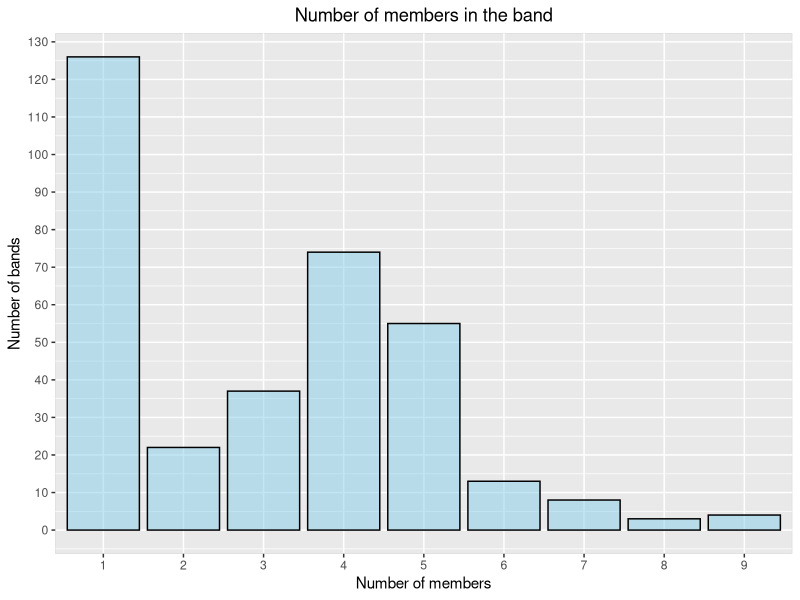
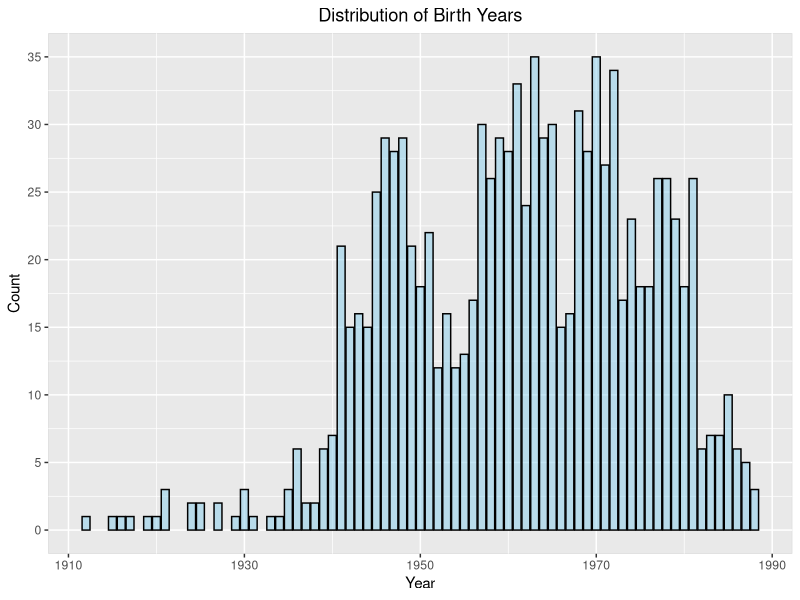
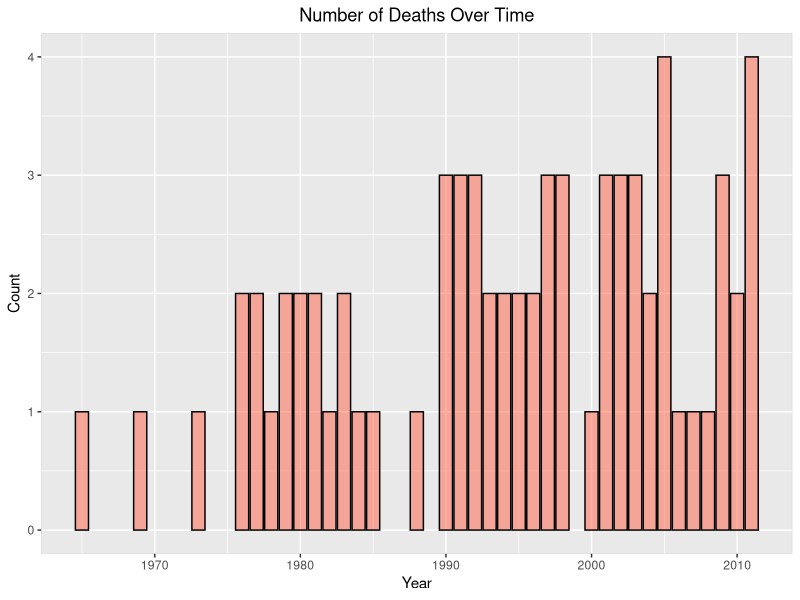
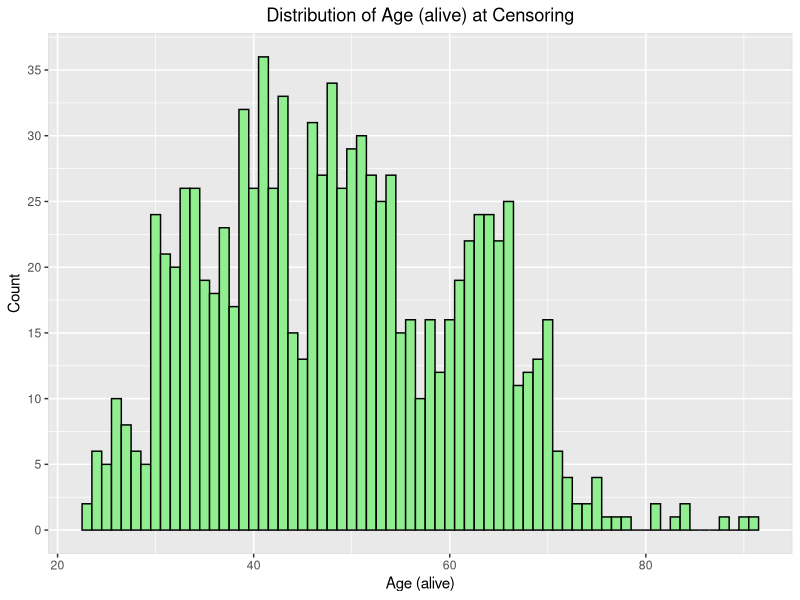
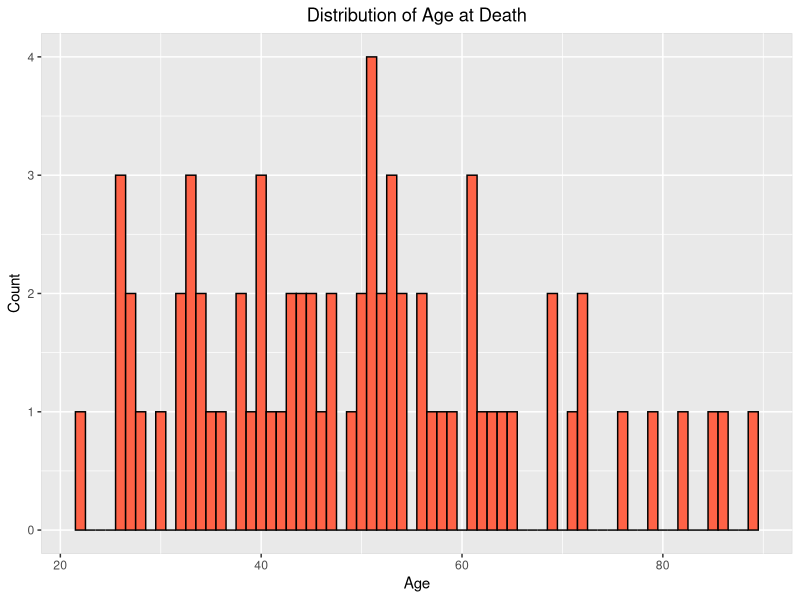
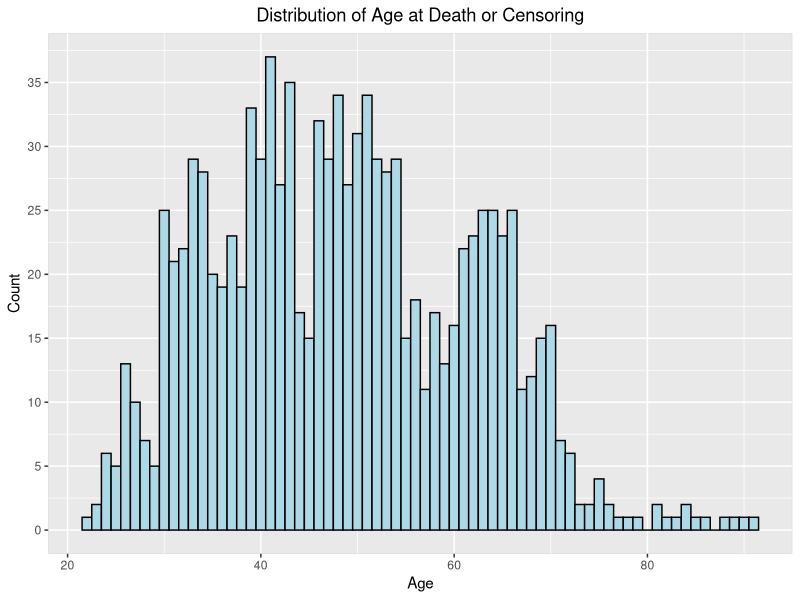
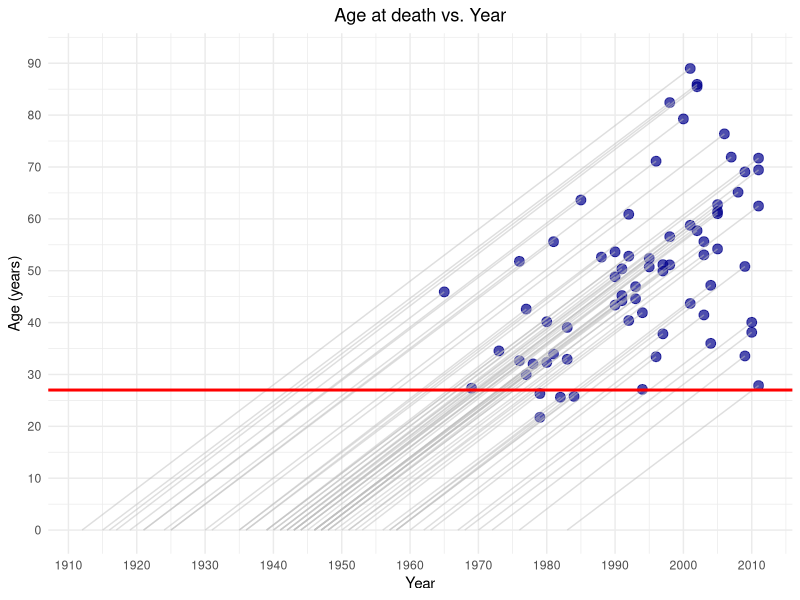
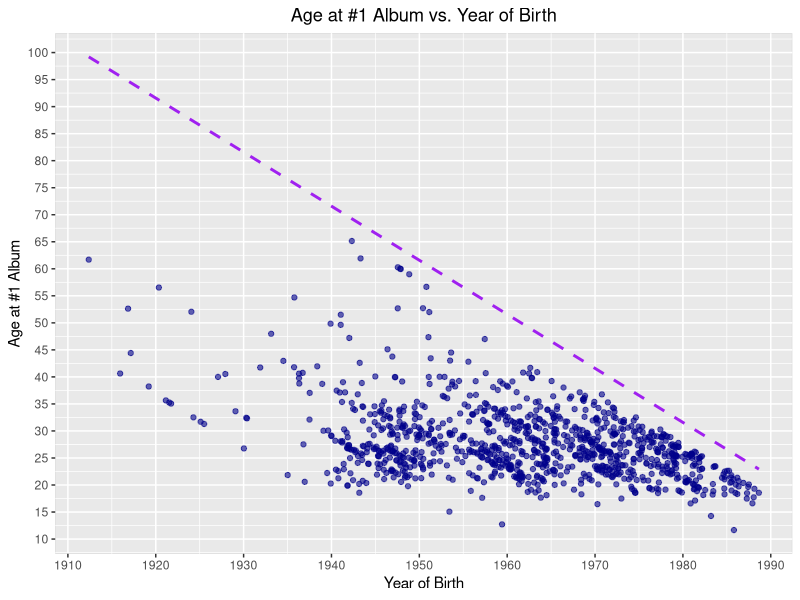

The R script that drew these images, in order: (Note: this script raises an error after producing the figures.)
# ==============================================================================
#                     Biostatistics 2024/2025 -  PROJECT 5
#                     Authors: Iza Danielewska, Dawid Poławski
# ==============================================================================

# Load necessary libraries for survival analysis and data visualization
library(ggplot2)
library(dplyr)
library(reshape2)
library(survminer)
library(survival)
library(fitdistrplus)

# Import the dataset
data <- read.csv("MusicianData.csv")

# ==============================================================================
# --------------------------- Exploratory Data Analysis ------------------------
# ==============================================================================

# Convert columns to specific type of data
data$Person.num <- as.factor(data$Person.num)
data$Band.num <- as.factor(data$Band.num)

# Convert date columns to Date format
data$Date.of.death.censored <- as.Date(data$Date.of.death.censored)
data$Date.of.birth <- as.Date(data$Date.of.birth)
data$Date.of.number.one <- as.Date(data$Date.of.number.one)

# Extract and format years of birth from dates
data$Year.of.birth <- format(data$Date.of.birth, "%Y")
data$Year.of.birth <- as.numeric(data$Year.of.birth)

# Extract and format years of death from dates
Year.of.death <- format(data$Date.of.death.censored, "%Y")

# Create column with age of death or input NA = if the data is censored.
data$Year.of.death <- ifelse(data$status==1, as.numeric(Year.of.death), NA)

# Calculate the age at the time of censoring or death
data$Age.censored <- difftime(data$Date.of.death.censored, data$Date.of.birth)
data$Age.censored <- as.numeric(data$Age.censored, units = "days")/365.25

# Create Age.alive and Age.dead columns
data$Age.alive <- ifelse(data$status == 0, data$Age.censored, NA) 
# We input Age if the person is still alive (to Aug 2011) or NA if is dead.
data$Age.dead <- ifelse(data$status == 1, data$Age.censored, NA)  
# We input age at the moment of Death  or NA if the person is still alive.

# Summarize age data
summary(data$Age.dead)
summary(data$Age.alive)
summary(data$Age.censored)

# Check whether we've got censored data on variable: Date.of.number.one
all(difftime(as.Date("2011-08-01"),data$Date.of.number.one) > 0) 
# We don't have censored data at this variable :). 

# Calculate time to first #1 album
data$Time.number.one <- difftime(data$Date.of.number.one, data$Date.of.birth)
data$Time.number.one <- as.numeric(data$Time.number.one, units = "days")/365.25

# Summarize time to be number one data
summary(data$Time.number.one)

min(data$Year.of.birth) # 1912
max(data$Year.of.birth) # 1988

min(Year.of.death) # 1965
max(Year.of.death) # 2011

# Categorize birth and death years into decades as instructed
data$Birth.Decade <- cut(as.numeric(data$Year.of.birth), 
                         breaks = seq(1910, 1990, by = 10), 
                         labels = paste0(seq(1910, 1980, by = 10), "-", 
                                         seq(1919, 1989, by = 10)))

data$Death.Decade <- cut(as.numeric(data$Year.of.death),
                         breaks = seq(1960, 2020, by = 10),
                         labels = paste0(seq(1960, 2010, by = 10), "-", 
                                         seq(1969, 2019, by = 10)))

# Check if censored data (Date.of.death.censored) are censored in terms of status.
length(data$status[data$Date.of.death.censored == "2011-08-01"])
length(data$status[data$status==0])

# Count unique bands and individuals
length(unique(data$Band.num))          # Unique number of bands
length(unique(data$Person.num))        # Unique number of individuals


# Check if each person is assigned a unique band
all(table(data$Person.num)==1)

# count how many people are alive and dead in each band.
counts <- table(data$status, data$Band.num)
counts[1,] # how many alive members of bands we've got
counts[2,] # how many dead members of bands we've got

# Create a bar chart showing the number of people in each band
Band.count <- data.frame(table(data$Band.num))  
Band.count$Freq <- as.factor(Band.count$Freq)   


# Number of the people in the band
ggplot(Band.count, aes(x = Freq)) +
  geom_bar(fill = "skyblue", , color = "black", alpha=0.5) +
  labs(title = "Number of members in the band",
       x = "Number of members",
       y = "Number of bands")+
  scale_y_continuous(breaks = seq(0, 130, by = 10)) +
  theme(panel.background = element_rect(fill = "#e9e9e9", colour = "#DCDCDC"), 
        plot.title = element_text(hjust = 0.5))

# Distribution of Birth Years
ggplot(data, aes(x = Year.of.birth)) +
  geom_bar(fill = "skyblue", , color = "black", alpha = 0.5) +
  labs(title = "Distribution of Birth Years", x = "Year", y = "Count") +
  scale_y_continuous(breaks = seq(0, 160, by = 5))+
  theme(panel.background = element_rect(fill = "#e9e9e9", colour = "#DCDCDC"), 
        plot.title = element_text(hjust = 0.5))

# Number of Deaths Over Time
ggplot(data, aes(x = Year.of.death)) +
  geom_bar(fill = "tomato", color = "black", alpha = 0.5) +
  labs(title = "Number of Deaths Over Time", x = "Year", y = "Count") +
  scale_y_continuous(breaks = seq(0, 7, by = 1))+
  theme(panel.background = element_rect(fill = "#e9e9e9", colour = "#DCDCDC"), 
        plot.title = element_text(hjust = 0.5))

# Distribution of Age (alive) at Censoring
ggplot(data, aes(x = Age.alive)) +
  geom_histogram(binwidth = 1, fill = "lightgreen", color = "black") +
  labs(title = "Distribution of Age (alive) at Censoring", x = "Age (alive)", 
       y = "Count") +
  scale_y_continuous(breaks = seq(0, 40, by = 5))+
  theme(panel.background = element_rect(fill = "#e9e9e9", colour = "#DCDCDC"), 
        plot.title = element_text(hjust = 0.5))

ggplot(data, aes(x = Age.dead)) +
  geom_histogram(binwidth = 1, fill = "tomato", color = "black") +
  labs(title = "Distribution of Age at Death", x = "Age", y = "Count") +
  scale_y_continuous(breaks = seq(0, 4, by = 1))+
  theme(panel.background = element_rect(fill = "#e9e9e9", colour = "#DCDCDC"), 
        plot.title = element_text(hjust = 0.5))

# Distribution of age (at death or censoring) for every single person in data
ggplot(data, aes(x = Age.censored)) +
  geom_histogram(binwidth = 1, fill = "lightblue", color = "black") +
  labs(title = "Distribution of Age at Death or Censoring", x = "Age", y = "Count") +
  scale_y_continuous(breaks = seq(0, 40, by = 5))+
  theme(panel.background = element_rect(fill = "#e9e9e9", colour = "#DCDCDC"), 
        plot.title = element_text(hjust = 0.5))

# Age vs. Year
ggplot(data, aes(x = Year.of.death, y = Age.censored)) +
  geom_point(color = "darkblue", size = 3, alpha = 0.7) +
  geom_segment(aes(x = Year.of.birth, 
                   xend = Year.of.death, 
                   y = 0, yend = Age.censored), 
               color = "gray", alpha = 0.5) +
  geom_hline(yintercept = 27, color = "red", linewidth = 1) +
  labs(
    title = "Age at death vs. Year",
    x = "Year",
    y = "Age (years)"
  ) +
  scale_y_continuous(breaks = seq(0, 90, by = 10))+
  scale_x_continuous(breaks = seq(1910, 2020, by = 10)) +
  theme_minimal() +
  theme(plot.title = element_text(hjust = 0.5))

# Age at #1 Album vs. Year of Birth
ggplot(data, aes(x = Date.of.birth, y = Time.number.one)) +
  geom_point(color = "darkblue", alpha = 0.6) +
  geom_line(aes(y = difftime(as.Date("2011-08-01"), Date.of.birth)/365.25), 
            color = "purple", linetype = 2, linewidth = 1) + 
  labs(title = "Age at #1 Album vs. Year of Birth", x = "Year of Birth", 
       y = "Age at #1 Album") +
  scale_y_continuous(breaks = seq(0, 100, by = 5))+
  scale_x_continuous(breaks = 
                       seq(as.Date("1910/1/1"), as.Date("2000/1/2"), 
                                  by = 10*365.25), 
                     labels = c("1910", "1920", "1930", "1940", "1950", "1960",
                                "1970", "1980", "1990","2000"))+
  theme(panel.background = element_rect(fill = "#e9e9e9", colour = "#DCDCDC"), 
        plot.title = element_text(hjust = 0.5))

# Create a contingency table of death and birth decades
heatmap_data <- table(data$Death.Decade, data$Birth.Decade)

# Reshape the data for visualization using ggplot2
heatmap_data_melt <- melt(heatmap_data)

# Plot a heat map showing the relation between birth and death decades
ggplot(heatmap_data_melt, aes(x = Var2, y = Var1, fill = value)) +
  geom_tile() +
  scale_fill_gradient(low = "#e9e9e9", high = "red", breaks = seq(0,10,2)) +
  labs(title = "Heatmap of Birth and Death Counts", x = "Birth Decade", 
       y = "Death Decade", fill = "Count") +
  theme(panel.background = element_rect(fill = "#e9e9e9", colour = "#DCDCDC"), 
        axis.text.x = element_text(angle = 90, hjust = 1))

# Sort IDs
id_sort <- rownames(sort(table(data$Band.num)))
counts <- as.data.frame(table(data$Band.num, data$status))
colnames(counts) <- c("id", "status", "count")

# Add a total count for each ID
counts <- counts %>%
  group_by(id) %>%
  mutate(total_count = sum(count)) %>%
  ungroup()

# Arrange the data by total count in descending order and ID
counts <- counts %>%
  arrange(desc(total_count), id)

# Negate the count values for status = 0 to create a two-sided bar plot
counts$count <- ifelse(counts$status == 0, -counts$count, counts$count)

# Create a two-sided barplot with counts of members for each Band and status
ggplot(counts, aes(x =  reorder(id, -total_count), y = count, 
                   fill = factor(status))) +
  geom_bar(stat = "identity", position = "identity") + 
  coord_flip() +
  labs(
    title = "Two-sided barplot for Band ID",
    x = "Band ID",
    y = "Count",
    fill = "Status"
  ) +
  scale_fill_manual(values = c("lightgreen", "tomato")) + 
  theme_minimal() +
  theme(
    panel.grid.major.y = element_blank(),
    panel.grid.minor.y = element_blank()
  )

# ==============================================================================
# ------------------------- Survival analysis part 1 ---------------------------
# ==============================================================================


# Create a survival object for censored data (Age and status)
Surv.object.age.censored <- Surv(time = data$Age.censored, 
                                 event = data$status)

# Fit a survival model for each birth decade
model <- survfit(Surv.object.age.censored ~ Birth.Decade, data = data) 

# Generate survival curves for each birth decade
ggsurvplot(model[c(1)], data = data, linetype = 1, size = 0.7, palette = "#1E90FF",
           xlab = "Time (years)",
           ylab = "Survival Probability",
           legend.title = "Decade of Birth",
           legend.lab = "1910-1919",
           title = "Survival curve (1910-1919)",
           conf.int.alpha = 0.12)

ggsurvplot(model[c(2)], data = data, linetype = 1, size = 0.7, palette = "#DC143C",
           xlab = "Time (years)",
           ylab = "Survival Probability",
           legend.title = "Decade of Birth", 
           title = "Survival curve (1920-1929)",
           legend.lab = "1920-1929",
           conf.int.alpha = 0.12)

ggsurvplot(model[c(3)], data = data, linetype = 1, size = 0.7, palette = "#FFA500",
           xlab = "Time (years)",
           ylab = "Survival Probability",
           legend.title = "Decade of Birth",
           title = "Survival curve (1930-1939)",
           legend.lab = "1930-1939",
           conf.int.alpha = 0.12)

ggsurvplot(model[c(4)], data = data, linetype = 1, size = 0.7, palette = "#FF00FF",
           xlab = "Time (years)",
           ylab = "Survival Probability",
           legend.title = "Decade of Birth",
           title = "Survival curve (1940-1949)",
           legend.lab = "1940-1949",
           conf.int.alpha = 0.12)

ggsurvplot(model[c(5)], data = data, linetype = 1, size = 0.7, palette = "#4B0082",
           xlab = "Time (years)",
           ylab = "Survival Probability",
           legend.title = "Decade of Birth",
           title = "Survival curve (1950-1959)",
           legend.lab = "1950-1959",
           conf.int.alpha = 0.12)

ggsurvplot(model[c(6)], data = data,  linetype = 1, size = 0.7, palette = "#808000",
           xlab = "Time (years)",
           ylab = "Survival Probability",
           legend.title = "Decade of Birth",
           title = "Survival curve (1960-1969)",
           legend.lab = "1960-1969",
           conf.int.alpha = 0.20)

ggsurvplot(model[c(7)], data = data, linetype = 1, size = 0.7, palette = "#696969",
           xlab = "Time (years)",
           ylab = "Survival Probability",
           legend.title = "Decade of Birth",
           title = "Survival curve (1970-1979)",
           legend.lab = "1970-1979",
           conf.int.alpha = 0.12)

ggsurvplot(model[c(8)], data = data, linetype = 1, size = 0.7, palette = "#C71585",
           xlab = "Time (years)",
           ylab = "Survival Probability",
           legend.title = "Decade of Birth",
           title = "Survival curve (1980-1989)",
           legend.lab = "1980-1989",
           conf.int.alpha = 0.12)

ggsurvplot(model, data = data, pval = TRUE, conf.int = TRUE, linetype = 1, 
           size = 0.7,
           palette = c("#1E90FF","#DC143C", "#FFA500", "#FF00FF", "#4B0082", 
                       "#808000", "#696969", "#C71585"), xlab = "Time (years)",
           ylab = "Survival Probability",
           legend.title = "Decade of Birth", 
           title = "Survival curves",
           conf.int.alpha = 0.12)

# On the plot, the p-value for the Log-rank test is presented.
# p-value = 0.039, so we reject the null hypothesis.
# So here are significant statistical differences between the survival curves.
# The interpretation continues as detailed below.

# ------------------- Comparison survival curves for each decade ---------------

# a) Log-rank test (rho = 0)
survdiff_test_logrank <- survdiff(Surv.object.age.censored ~ Birth.Decade, 
                                  data = data, rho = 0)

survdiff_test_logrank$chisq      # 14.79181
survdiff_test_logrank$pvalue     # 0.03876264
print(survdiff_test_logrank)

# Results: The p-value is less than 0.05, so here are significant statistical 
#          differences between the survival curves.
#          The musician born in different decades have different probability of long life.


# b) Peto-Peto test (rho = 1)
survdiff_test_petopeto <- survdiff(Surv.object.age.censored ~ Birth.Decade, 
                                   data = data, rho = 1)

survdiff_test_petopeto$chisq     # 14.72923 
survdiff_test_petopeto$pvalue    # 0.03963116
print(survdiff_test_petopeto)

# Results: The p-value is less than 0.05, so here are significant statistical 
#          differences between the survival curves.
#          The same interpretation as in Log-rank test.


# We use these tests because we have censored data, 
# and we want to compare survival curves using non-parametric tests.
# Both of these tests included censored data in their calculations.

# ------------------- Compare survival curves using regression model -----------

# At the beginning, we would like to see behavior of log(Age.censored) 
# for each decade.

colors <- ifelse(data$status == 1, "red", "green")

par(mfrow = c(2,4))
plot(log(data$Age.censored[data$Birth.Decade == "1910-1919"]), 
     xlab = "Number\nDecade 1910-1919", ylab = "log(Age)", 
     col = colors[data$Birth.Decade == "1910-1919"])
plot(log(data$Age.censored[data$Birth.Decade == "1920-1929"]), 
     xlab = "Number\nDecade 1920-1929", ylab = "log(Age)", 
     col = colors[data$Birth.Decade == "1920-1929"])
plot(log(data$Age.censored[data$Birth.Decade == "1930-1939"]), 
     xlab = "Number\nDecade 1930-1939", ylab = "log(Age)", 
     col = colors[data$Birth.Decade == "1930-1939"])
plot(log(data$Age.censored[data$Birth.Decade == "1940-1949"]), 
     xlab = "Number\nDecade 1940-1949", ylab = "log(Age)", 
     col = colors[data$Birth.Decade == "1940-1949"])
plot(log(data$Age.censored[data$Birth.Decade == "1950-1959"]), 
     xlab = "Number\nDecade 1950-1959", ylab = "log(Age)", 
     col = colors[data$Birth.Decade == "1950-1959"])
plot(log(data$Age.censored[data$Birth.Decade == "1960-1969"]), 
     xlab = "Number\nDecade 1960-1969", ylab = "log(Age)", 
     col = colors[data$Birth.Decade == "1960-1969"])
plot(log(data$Age.censored[data$Birth.Decade == "1970-1979"]), 
     xlab = "Number\nDecade 1970-1979", ylab = "log(Age)", 
     col = colors[data$Birth.Decade == "1970-1979"])
plot(log(data$Age.censored[data$Birth.Decade == "1980-1989"]), 
     xlab = "Number\nDecade 1980-1989", ylab = "log(Age)", 
     col = colors[data$Birth.Decade == "1980-1989"])
par(mfrow = c(1,1))

# Censored data mostly align in a straight line, 
# while data on time of death do not exhibit this pattern.
# It’s difficult to determine which model we should choose.

# Create models and compare them using AIC.
weimodel <- survreg(Surv.object.age.censored ~ Birth.Decade, data = data, 
                    dist = "weibull")
lognmodel <- survreg(Surv.object.age.censored ~ Birth.Decade, data = data, 
                     dist = "lognormal")
loglmodel <- survreg(Surv.object.age.censored ~ Birth.Decade, data = data, 
                     dist = "loglogistic")

AIC(weimodel,lognmodel,loglmodel)

min(AIC(weimodel,lognmodel,loglmodel)[2]) # 950.0137

# The best model "weimodel". 

weimodel$coef
summary(weimodel) # reference decade: 1910-1919
#The birth decade has an impact on survival time, particularly for individuals 
# born in the 1950-1959 and 1960-1969 periods, where the results are 
# statistically significant. The other decades do not show significant differences.

# But we need to check the model assumptions to ensure our conclusions are valid.

scale <- weimodel$scale   # Scale parameter

# Now we would like to check the adequacy of Weibull model for our data.

# Compute Cox-Snell residuals
cox_snell_residuals <- (data$Age.censored * exp(-predict(weimodel, type = "link")))^(1/scale)

residuals_data <- data.frame(residuals = cox_snell_residuals)

# Creating an empirical cumulative distribution function (ECDF) 
# and adding the theoretical one.
ggplot(residuals_data, aes(x = residuals)) +
  stat_ecdf(aes(color = "ECDF"), geom = "step", linewidth = 1, alpha = 0.8) +
  stat_function(fun = pexp, args = list(rate = 1), 
                aes(color = "Theoretical distribution function (Exp(1))"), 
                linetype = "dashed", linewidth = 1) +
  scale_color_manual(
    values = c("ECDF" = "blue", 
               "Theoretical distribution function (Exp(1))" = "red"),
    name = ""
  ) +
  labs(
    title = "Comparison between ECDF and theoretical distribution function",
    x = "Residuals",
    y = "ECDF"
  ) +
  theme_minimal() +
  theme(
    plot.title = element_text(hjust = 0.5),
    legend.position = "top"
  )

# Comparison between cox snell residuals and exponential theoretical distribution
# with rate = 1.
ks.test(cox_snell_residuals, "pexp", 1) # p-value < 2.2e-16

# Standardized residuals
rstand <- (log(data$Age.censored)-predict(weimodel, type = "link"))/weimodel$scale

residuals_data <- data.frame(residuals = rstand)

gumbel_density <- function(x, mu = 0, sigma = 1) {
  return((1/sigma) * exp(-(x - mu)/sigma) * exp(-exp(-(x - mu)/sigma)))
}

# Comparison between density of standardized residuals and Gumbel density
# with parameters 0 and 1.
ggplot(residuals_data, aes(x = residuals)) +
  geom_density(aes(color = "Empirical Density"), fill = "lightblue", alpha = 0.7, linewidth = 1) +
  stat_function(fun = gumbel_density, args = list(mu = 0, sigma = 1), 
                aes(color = "Theoretical Gumbel(0,1)"), linewidth = 1) +
  scale_color_manual(
    values = c(
      "Empirical Density" = "blue",
      "Theoretical Gumbel(0,1)" = "red"
    )
  ) +
  labs(
    title = "Density of Standardized Residuals and Gumbel(0,1)",
    x = "Residuals",
    y = "Density (value)",
    color = ""
  ) +
  theme_minimal() +
  theme(plot.title = element_text(hjust = 0.5),
        legend.position = "top")

# Results: 
# Based on the above plots and the results of the KS test, it appears that 
# the Weibull model is inadequate for this data.
# As the model assumptions are not satisfied, the conclusions drawn from 
# this model may not be entirely accurate or reliable.
# Additionally, the uncensored sample is relatively small and includes only 
# about 70 observations, which is why the obtained results are not fully sufficient.
# Therefore, we need to use another (for example non-parametric) test to draw 
# valid conclusions from this data.


# ==============================================================================
# ------------------------- Survival analysis part 2 ---------------------------
# ==============================================================================

# Create a survival object for time data with all events
Surv.object.time.number.one <- Surv(time = data$Time.number.one, 
                                    event = rep(1, length(data$Time.number.one)))

model <- survfit(Surv.object.time.number.one ~ Birth.Decade, data = data)

# Plot survival probability for specific models
ggsurvplot(model[c(1)], data = data, linetype = 1, size = 0.7, palette = "#1E90FF",
           xlab = "Time (years)",
           ylab = "Survival Probability",
           legend.title = "Decade of Birth",
           legend.lab = "1910-1919",
           conf.int.alpha = 0.12)

ggsurvplot(model[c(2)], data = data, linetype = 1, size = 0.7, palette = "#DC143C",
           xlab = "Time (years)",
           ylab = "Survival Probability",
           legend.title = "Decade of Birth", 
           legend.lab = "1920-1929",
           conf.int.alpha = 0.12)

ggsurvplot(model[c(3)], data = data, linetype = 1, size = 0.7, palette = "#FFA500",
           xlab = "Time (years)",
           ylab = "Survival Probability",
           legend.title = "Decade of Birth",
           legend.lab = "1930-1939",
           conf.int.alpha = 0.12)

ggsurvplot(model[c(4)], data = data, linetype = 1, size = 0.7, palette = "#FF00FF",
           xlab = "Time (years)",
           ylab = "Survival Probability",
           legend.title = "Decade of Birth",
           legend.lab = "1940-1949",
           conf.int.alpha = 0.12)

ggsurvplot(model[c(5)], data = data, linetype = 1, size = 0.7, palette = "#4B0082",
           xlab = "Time (years)",
           ylab = "Survival Probability",
           legend.title = "Decade of Birth",
           legend.lab = "1950-1959",
           conf.int.alpha = 0.12)

ggsurvplot(model[c(6)], data = data,  linetype = 1, size = 0.7, palette = "#808000",
           xlab = "Time (years)",
           ylab = "Survival Probability",
           legend.title = "Decade of Birth",
           legend.lab = "1960-1969",
           conf.int.alpha = 0.20)

ggsurvplot(model[c(7)], data = data, linetype = 1, size = 0.7, palette = "#696969",
           xlab = "Time (years)",
           ylab = "Survival Probability",
           legend.title = "Decade of Birth",
           legend.lab = "1970-1979",
           conf.int.alpha = 0.12)

ggsurvplot(model[c(8)], data = data, linetype = 1, size = 0.7, palette = "#C71585",
           xlab = "Time (years)",
           ylab = "Survival Probability",
           legend.title = "Decade of Birth",
           legend.lab = "1980-1989",
           conf.int.alpha = 0.12)

ggsurvplot(model, data = data, pval = TRUE, conf.int = TRUE, linetype = 1, size = 0.7,
           palette = c("#1E90FF","#DC143C", "#FFA500", "#FF00FF", "#4B0082", 
                       "#808000", "#696969", "#C71585"), xlab = "Time (years)",
           ylab = "Survival Probability",
           legend.title = "Decade of Birth", 
           conf.int.alpha = 0.12)

# We can see at plot (method of directly looking at plot) that the curves are 
# not the same, so we can check our minds by statistical tests :)

# Due to p-value (presented on the plot) we can say that survival curves for 
# each decade are different.

# a) Log-rank test
survdiff_test <- survdiff(Surv.object.time.number.one ~ Birth.Decade, 
                          data = data, rho = 0)
survdiff_test$chisq    # 445.041
survdiff_test$pvalue   # 5.155283e-92
print(survdiff_test)

# b) Peto-Peto test
survdiff_test <- survdiff(Surv.object.time.number.one ~ Birth.Decade, 
                          data = data, rho = 1)
survdiff_test$chisq    # 396.9094
survdiff_test$pvalue   # 1.097146e-81
print(survdiff_test)

# We can also use KS test and Kruskal-Wallis test because we have complete data at this case.
kruskal.test(Time.number.one ~ Birth.Decade, data = data)

decades <- unique(levels(data$Birth.Decade))
results <- combn(decades,2)
test <- function(pair) {
  g1 <- data$Time.number.one[data$Birth.Decade == pair[1]]
  g2 <- data$Time.number.one[data$Birth.Decade == pair[2]]
  ks <- ks.test(g1, g2)
  ks$p.value
}

p_val <- c()
col1 <- c()
col2 <- c()
for (i in 1:28){
  p_val <- c(p_val, test(results[,i]))
  col1 <- c(col1, results[1,i])
  col2 <- c(col2, results[2,i])
}
res <- as.data.frame(cbind(col1, col2, round(p_val,10)))
colnames(res) <- c("Group1", "Group2", "p_value")
res

# Due to multiple testing, we apply the Bonferroni correction.
sum(res$p_value < 0.05/28) # 10

# The Log-rank test, Peto-Peto test, and Kruskal-Wallis test indicate 
# that the time to reach number 1 on the UK charts 
# is significantly different for each decades. 
# However, the KS test suggests 
# that some decades have similar times to reach number 1 on the UK charts.

#-------------------------- Regression models ----------------------------------

# Let's have a look how behave observations (time to be #1) for each decade.
par(mfrow = c(2,4))
plot(log(data$Time.number.one[data$Birth.Decade == "1910-1919"]), 
     xlab = "Number\nDecade 1910-1919", ylab = "log(Time to be #1)")
plot(log(data$Time.number.one[data$Birth.Decade == "1920-1929"]),
     xlab = "Number\nDecade 1920-1929", ylab = "log(Time to be #1)")
plot(log(data$Time.number.one[data$Birth.Decade == "1930-1939"]), 
     xlab = "Number\nDecade 1930-1939", ylab = "log(Time to be #1)")
plot(log(data$Time.number.one[data$Birth.Decade == "1940-1949"]), 
     xlab = "Number\nDecade 1940-1949", ylab = "log(Time to be #1)")
plot(log(data$Time.number.one[data$Birth.Decade == "1950-1959"]), 
     xlab = "Number\nDecade 1950-1959", ylab = "log(Time to be #1)")
plot(log(data$Time.number.one[data$Birth.Decade == "1960-1969"]), 
     xlab = "Number\nDecade 1960-1969", ylab = "log(Time to be #1)")
plot(log(data$Time.number.one[data$Birth.Decade == "1970-1979"]), 
     xlab = "Number\nDecade 1970-1979", ylab = "log(Time to be #1)")
plot(log(data$Time.number.one[data$Birth.Decade == "1980-1989"]), 
     xlab = "Number\nDecade 1980-1989", ylab = "log(Time to be #1)")
par(mfrow = c(1,1))

# We don't see any specific lines, but the point clouds form distinct shapes.

# Let's check some of models and choose the best one, using AIC. 
weimodel <- survreg(Surv.object.time.number.one ~ Birth.Decade, data = data, 
                    dist = "weibull")
lognmodel <- survreg(Surv.object.time.number.one ~ Birth.Decade, data = data, 
                     dist = "lognormal")
loglmodel <- survreg(Surv.object.time.number.one ~ Birth.Decade, data = data, 
                     dist = "loglogistic")

AIC(weimodel, lognmodel, loglmodel)

min(AIC(weimodel, lognmodel, loglmodel)[2]) # 6408.636

# The best model is model with distribution log-logistic.

# Let's check the distribution of the residuals in this model.
res <- (log(data$Time.number.one) - predict(loglmodel, type = "link"))/loglmodel$scale
residuals_data <- data.frame(residuals = res)

parameter <- fitdistr(res, dlogis, start = list(location = 1, scale = 1))
# Based on the model estimation results, we observe that:
#      location          scale    
# -6.425331e-07    9.999993e-01 

# Therefore, it is reasonable to simplify the distribution parameters by assuming:
# location = 0 and scale = 1.

# Empirical density of standardized residuals vs. density of Logistic(0,1)
ggplot(residuals_data, aes(x = residuals)) +
  geom_density(aes(color = "Empirical Density"), fill = "lightblue", alpha = 0.7, linewidth = 1) +
  stat_function(fun = dlogis, args = list(location = 0, scale = 1), 
                aes(color = "Theoretical Logistic(0,1)"), linewidth = 1) +
  scale_color_manual(
    values = c(
      "Empirical Density" = "blue",
      "Theoretical Logistic(0,1)" = "red"
    )
  ) +
  labs(
    title = "Density of Standardized Residuals",
    x = "Residuals",
    y = "Density (value)",
    color = ""
  ) +
  theme_minimal() +
  theme(
    plot.title = element_text(hjust = 0.5),
    legend.position = "top"
  )


ks.test(res, "plogis", location = 0 , scale = 1)  # p-value = 0.6048

# Hence, the standardized residuals follow a Logistic(0,1) distribution, 
# indicating that the log-logistic model is adequate.


coef(loglmodel)
summary(loglmodel)

# All variables in the model are significant according to the Wald test. 
# Therefore, we can conclude that the times to reach #1 album  
# are significantly different for each decades.

# We consider nonparametric methods to be better 
# because they do not rely on distributional assumptions, 
# which in our case turned out to be quite significant.
